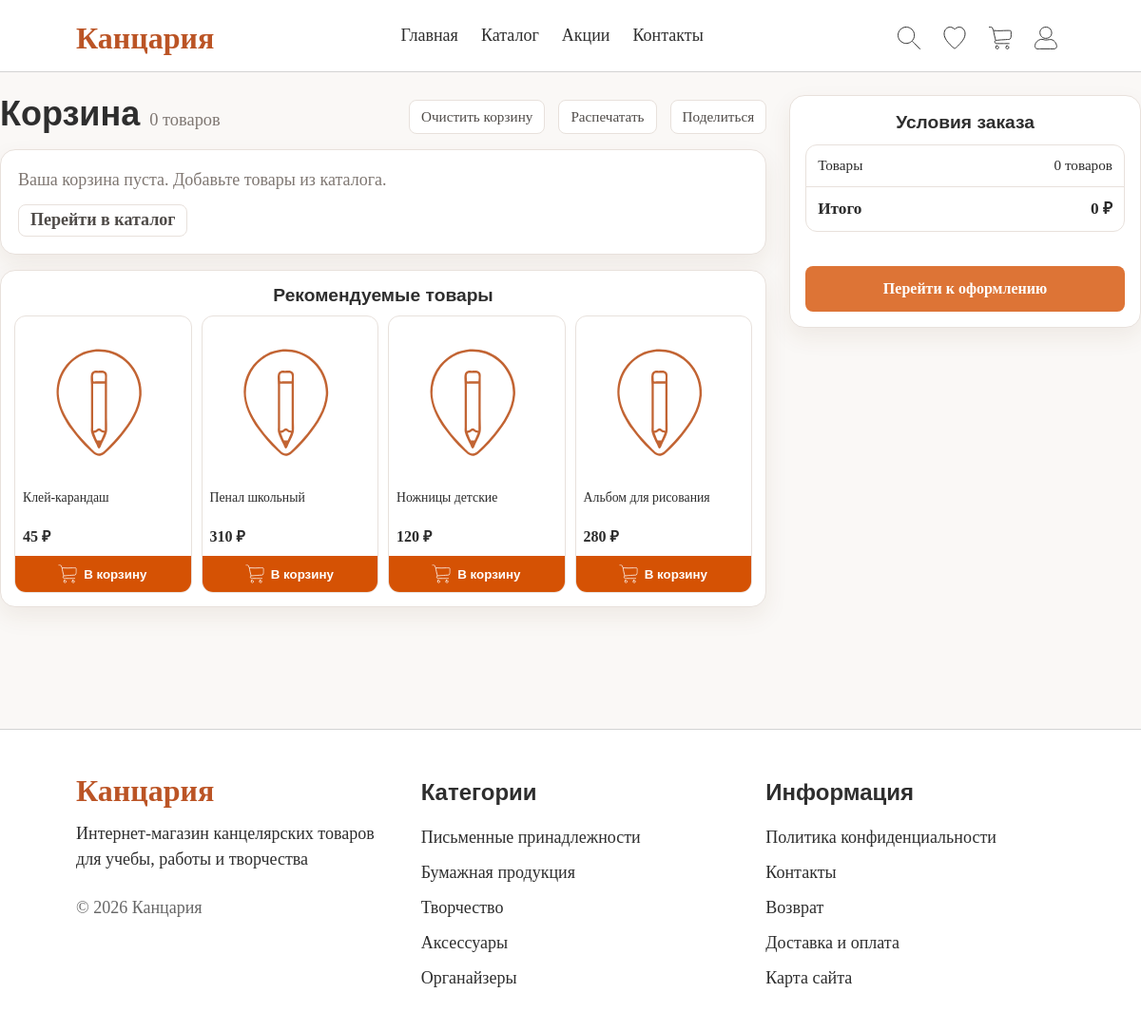
Before: /pages/cart.php with the older database file.
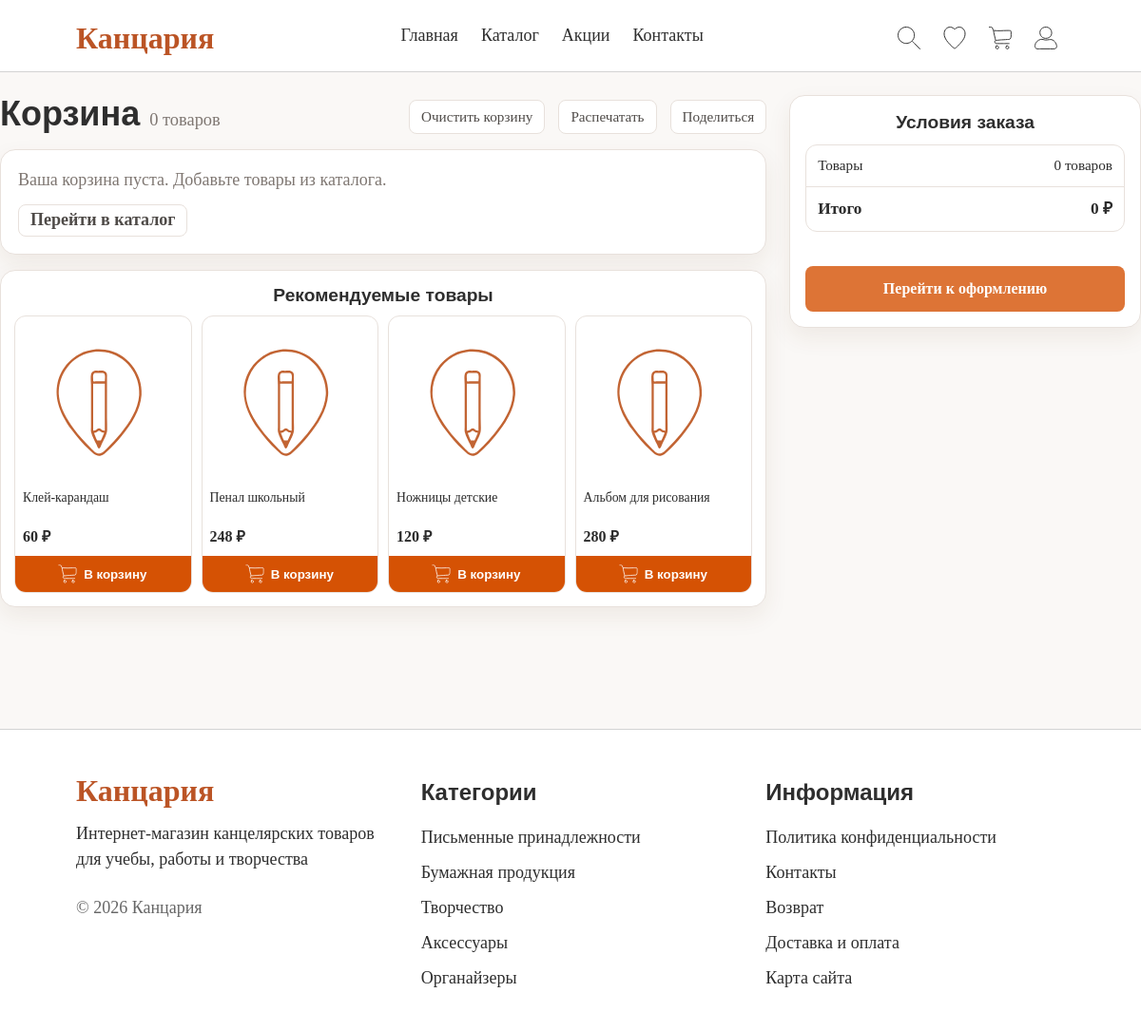
After: the same page with the newer database file.
### tables this page shows
CREATE TABLE `products` (
    `id` int(10) UNSIGNED NOT NULL,
    `category_id` int(10) UNSIGNED NOT NULL,
    `name` varchar(200) NOT NULL,
    `description` text,
    `price` decimal(10, 2) NOT NULL,
    `stock_quantity` int(10) UNSIGNED DEFAULT '0',
    `pickup_available` tinyint(1) DEFAULT NULL,
    `rating` decimal(2, 1) DEFAULT '0.0',
    `is_active` tinyint(1) DEFAULT '1',
    `created_at` timestamp NULL DEFAULT CURRENT_TIMESTAMP,
    `updated_at` timestamp NULL DEFAULT CURRENT_TIMESTAMP ON UPDATE CURRENT_TIMESTAMP
);

### includes/config.php (called while the page is built, shortened)
<?php
try {
    $pdo = new PDO(
        'mysql:host=' . DB_HOST . ';port=' . DB_PORT . ';dbname=' . DB_NAME . ';charset=' . DB_CHARSET,
        DB_USER,
        DB_PASSWORD,
        [
            PDO::ATTR_ERRMODE => PDO::ERRMODE_EXCEPTION,
            PDO::ATTR_DEFAULT_FETCH_MODE => PDO::FETCH_ASSOC,
            PDO::ATTR_EMULATE_PREPARES => false,
        ]
    );
    $pdo->exec("SET NAMES '" . DB_CHARSET . "'");
} catch (PDOException $e) {
    error_log('Database connection error: ' . $e->getMessage());
    http_response_code(500);
    exit('Internal server error.');
}
function format_price($price): string
{
    return number_format((float)$price, 0, ',', ' ') . ' ₽';
}
function app_fetch_product_images(int $productId): array
{
    global $pdo;
    try {
        $stmt = $pdo->prepare('SELECT image_path FROM product_images WHERE product_id = ? ORDER BY id ASC');
        $stmt->execute([$productId]);
        $rows = $stmt->fetchAll(PDO::FETCH_COLUMN) ?: [];
        $images = [];
        foreach ($rows as $row) {
            $path = trim((string)$row);
            if ($path !== '') {
                $images[] = $path;
            }
        }
        return $images !== [] ? $images : [APP_DEFAULT_PRODUCT_IMAGE];
    } catch (PDOException $e) {
        error_log('Database error (app_fetch_product_images): ' . $e->getMessage());
        return [APP_DEFAULT_PRODUCT_IMAGE];
    }
}
function get_product_image($productId): string
{
    $images = app_fetch_product_images((int)$productId);
    $candidate = (string)($images[0] ?? APP_DEFAULT_PRODUCT_IMAGE);
    $rootDir = dirname(__DIR__);
    $candidatePath = $candidate !== '' ? $rootDir . DIRECTORY_SEPARATOR . ltrim(str_replace('/', DIRECTORY_SEPARATOR, $candidate), DIRECTORY_SEPARATOR) : '';
    if ($candidatePath === '' || !is_file($candidatePath)) {
        $fallback = '/assets/icons/favicon.svg';
        $fallbackPath = $rootDir . DIRECTORY_SEPARATOR . ltrim(str_replace('/', DIRECTORY_SEPARATOR, $fallback), DIRECTORY_SEPARATOR);
        $candidate = is_file($fallbackPath) ? $fallback : '/assets/icons/favicon.svg';
    }
    return htmlspecialchars($candidate, ENT_QUOTES, 'UTF-8');
}
function get_featured_products($limit = 20): array
{
    global $pdo;
    try {
        $stmt = $pdo->prepare("
            SELECT
                p.id,
                p.category_id,
                p.name,
                p.description,
                p.final_price AS price,
                p.base_price AS price_old,
                p.discount_percent,
                p.promotion_id,
                p.stock_quantity,
                p.rating,
                p.is_active,
                p.created_at,
                c.name AS category_name
            FROM v_product_pricing p
            LEFT JOIN categories c ON c.id = p.category_id
            WHERE p.is_active = 1
            ORDER BY p.created_at DESC
            LIMIT ?
        ");
        $stmt->execute([max(1, min((int)$limit, 1000))]);
        return $stmt->fetchAll() ?: [];
    } catch (PDOException $e) {
        error_log('Database error (get_featured_products): ' . $e->getMessage());
        return [];
    }
}

### pages/cart.php (the view, shortened to what the rows shown need)
<?php
require_once __DIR__ . '/../includes/config.php';
$cart_product_ids = [];
?>
<!DOCTYPE html>
<html lang="ru">
<head>
    <link rel="stylesheet" href="/styles/global.css">
    <link rel="stylesheet" href="/styles/header.css">
    <link rel="stylesheet" href="/styles/footer.css">
    <link rel="stylesheet" href="/styles/product-card.css">
    <link rel="stylesheet" href="/styles/cart.css">
</head>
<body>
    <main class="main cart-page">
        <section class="cart-grid">
            <div>
                <div class="cart-header">
                    <div class="cart-header__title-wrap">
                        <h1 class="cart-title">Корзина</h1>
                    </div>
                </div>
                <section class="cart-recommended" aria-label="Рекомендуемые товары">
                    <h2 class="cart-recommended__title">Рекомендуемые товары</h2>
                    <div class="cart-recommended__list" id="cart-recommended-list">
                        <?php
                        $recommended_pool = get_featured_products(12);
                        $recommended = array_values(array_filter($recommended_pool, static function (array $product) use ($cart_product_ids): bool {
                            $pid = (int)($product['id'] ?? 0);
                            return $pid > 0 && !isset($cart_product_ids[$pid]);
                        }));
                        $recommended = array_slice($recommended, 0, 4);
                        foreach ($recommended as $product):
                            $image = get_product_image($product['id']);
                            $priceNew = (float)$product['price'];
                            $priceOld = (float)($product['price_old'] ?? $product['price']);
                        ?>
                            <article class="cart-recommended__item" data-recommended-product-id="<?php echo (int)$product['id']; ?>">
                                <a class="cart-recommended__link" href="/pages/page-product.php?id=<?php echo (int)$product['id']; ?>">
                                    <img src="<?php echo htmlspecialchars($image); ?>" alt="<?php echo htmlspecialchars($product['name']); ?>" loading="lazy">
                                    <div class="cart-recommended__name"><?php echo htmlspecialchars($product['name']); ?></div>
                                    <div class="cart-recommended__price"><?php echo format_price($priceNew); ?></div>
                                </a>
                                <button
                                    type="button"
                                    class="product-card__add-to-cart"
                                    data-product-id="<?php echo (int)$product['id']; ?>"
                                    data-product-name="<?php echo htmlspecialchars($product['name'], ENT_QUOTES); ?>"
                                    data-product-price="<?php echo $priceNew; ?>"
                                    data-product-old-price="<?php echo $priceOld; ?>">
                                    <img src="/assets/icons/cart.svg" alt="" class="product-card__add-to-cart-icon" width="18" height="18">
                                    В корзину
                                </button>
                            </article>
                        <?php endforeach; ?>
                    </div>
                </section>
            </div>
            <aside class="cart-summary" aria-label="Условия заказа">
                <h2 class="cart-summary__title">Условия заказа</h2>
            </aside>
        </section>
    </main>
</body>
</html>

Changed rows visible on the page:
changed products "Клей-карандаш": priceNew "45 ₽" → "60 ₽"
computed for products "Пенал школьный": priceNew "310 ₽" → "248 ₽"
